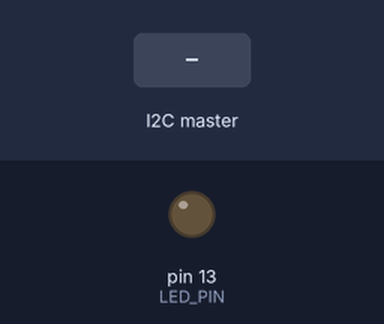
Recording of a sketch running on a simulated Arduino Uno, built with avr-gcc and run on an emulated ATmega328P. Parts: output pins drawn as LEDs (lit = HIGH). Dashed ring = blinking. The inputs (shaded band) are chosen by the test bench.

Above: at 1.2 s.
1.3 s: the I2C master sends the byte 1
At 1.42 s:
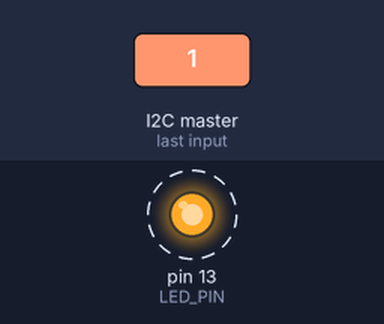
4.3 s: the I2C master sends the byte 0
At 5.0 s:
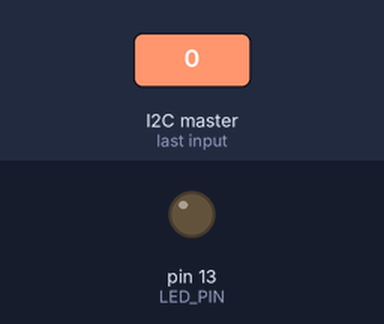
Timing chart, 0 to 7.3 s (numbered marks = the images above; inputs shaded):
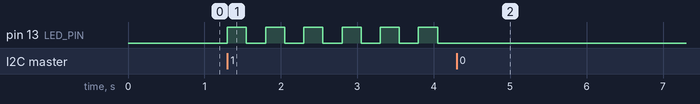

Measured:
- after the input at 1.3 s, pin 13 (LED_PIN): alternates HIGH for 0.25 s and LOW for 0.25 s, starting at once
- after the input at 4.3 s, pin 13 (LED_PIN): stops changing and stays LOW

The sketch:

Arduino_slave__Kodu.ino
```cpp
#include <Wire.h>

#define OWN_ADDRESS  0x08
#define LED_PIN      13

int ledBlink = 0;

void receiveEvent(int bytes)
{
    // I2C hattındaki veriyi oku
    ledBlink = Wire.read();
}

void requestEvent()
{
    // LED'in durumunu master cihaza gönder
    Wire.write(ledBlink);
}

void setup()
{
    pinMode (LED_PIN, OUTPUT);

    // I2C hattını slave olarak başlat
    Wire.begin(OWN_ADDRESS);
    // I2C veri hattından veri alındığında tetiklenecek metot
    Wire.onReceive(receiveEvent);
    // I2C veri hattından veri istendiğinde tetiklenecek metot
    Wire.onRequest(requestEvent);
}

void loop()
{
    // Eğer alınan veri 1 ise 250 ms aralıklarla LED blink yapsın
    if (ledBlink == 1)
    {
        digitalWrite(LED_PIN, HIGH);
        delay(250);
        digitalWrite(LED_PIN, LOW);
        delay(250);
    }
    // Eğer alınan veri 0 ise LED'i söndür
    else if (ledBlink == 0)
    {
        digitalWrite(LED_PIN, LOW);
    }
}
```
